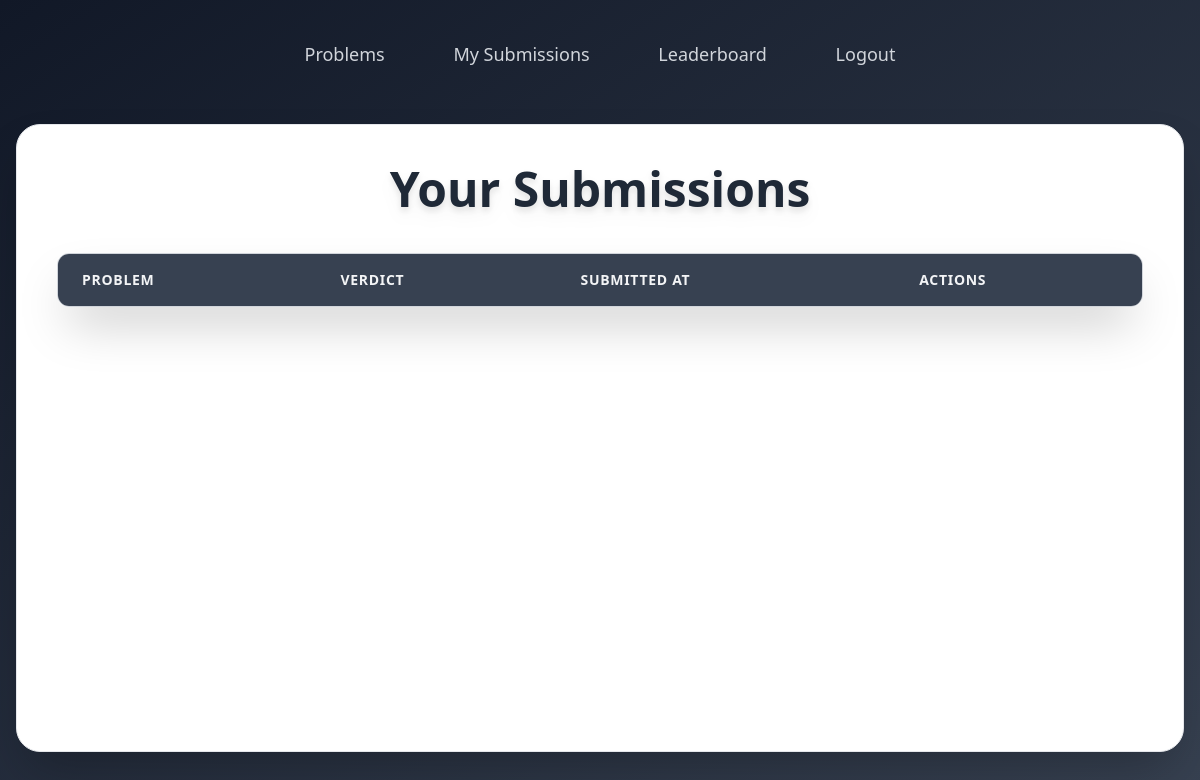
Before: /submissions/history/ (signed in) with the older database file.
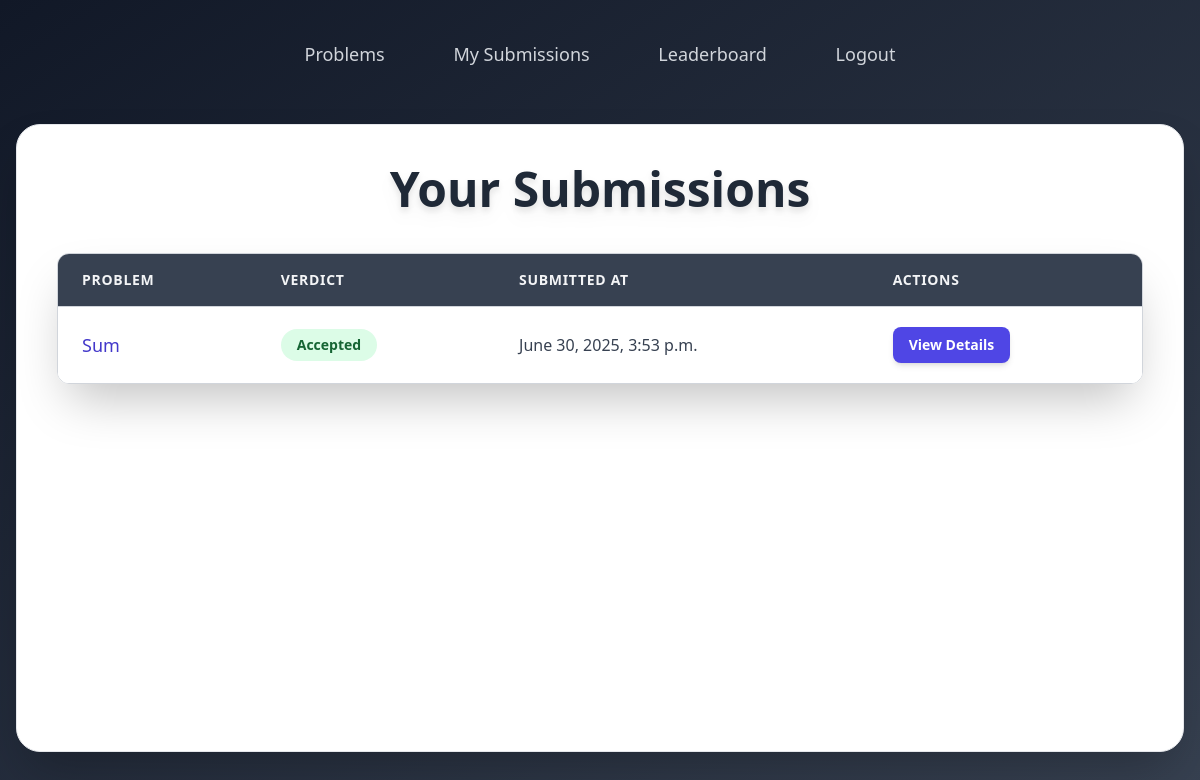
After: the same page with the newer database file.
### submissions/models.py (models this page shows)
class Submission(models.Model):
    STATUS_CHOICES = [
        ('Accepted', 'Accepted'),
        ('Wrong Answer', 'Wrong Answer'),
        ('Time Limit Exceeded', 'Time Limit Exceeded'),
        ('Runtime Error', 'Runtime Error'),
    ]
    user = models.ForeignKey(User, on_delete=models.CASCADE)
    problem = models.ForeignKey(Problem, on_delete=models.CASCADE)
    code = models.TextField()
    language = models.CharField(max_length=20, default='python')
    created_at = models.DateTimeField(auto_now_add=True)
    verdict = models.CharField(max_length=20, choices=STATUS_CHOICES)
    output = models.TextField()
    error = models.TextField()

### problems/models.py (models this page shows, shortened)
class Problem(models.Model):
    DIFFICULTY_CHOICES = [
        ('Easy', 'Easy'),
        ('Medium', 'Medium'),
        ('Hard', 'Hard'),
    ]
    title = models.CharField(max_length=200)
    description = models.TextField()
    input_description = models.TextField()
    output_description = models.TextField()
    constraints = models.TextField()
    sample_input = models.TextField()
    sample_output = models.TextField()
    difficulty = models.CharField(max_length=10, choices=DIFFICULTY_CHOICES)
    tags = models.ManyToManyField(Tag, related_name='problems')
    slug = models.SlugField(unique=True)

### submissions/views.py (the view)
# urls.py: path('history/', views.submission_history, name='submission_history'),
@login_required
def submission_history(request):
    submissions = Submission.objects.filter(user=request.user).order_by('-created_at')
    return render(request, 'submissions/history.html', {'submissions': submissions})

### templates/submissions/history.html (shortened to what the changed rows need)
<!DOCTYPE html>
<html lang="en">
<head>
    <script src="https://cdn.tailwindcss.com"></script>
</head>
<body class="bg-gradient-to-br from-gray-900 to-gray-700 min-h-screen font-sans text-gray-100 flex flex-col p-4">
    <div class="bg-white p-10 rounded-3xl shadow-2xl w-full mx-auto max-w-7xl flex-grow border border-gray-200 mb-8">
        <h2 class="text-5xl font-extrabold text-center text-gray-800 mb-10 drop-shadow-lg">Your Submissions</h2>
        <div class="overflow-x-auto shadow-2xl rounded-xl border border-gray-300">
            <table class="min-w-full divide-y divide-gray-300">
                <thead class="bg-gray-700">
                    <tr>
                        <th scope="col" class="px-6 py-4 text-left text-sm font-semibold text-gray-100 uppercase tracking-wider">
                            Problem
                        </th>
                        <th scope="col" class="px-6 py-4 text-left text-sm font-semibold text-gray-100 uppercase tracking-wider">
                            Verdict
                        </th>
                        <th scope="col" class="px-6 py-4 text-left text-sm font-semibold text-gray-100 uppercase tracking-wider">
                            Submitted At
                        </th>
                        <th scope="col" class="px-6 py-4 text-left text-sm font-semibold text-gray-100 uppercase tracking-wider">
                            Actions
                        </th>
                    </tr>
                </thead>
                <tbody class="bg-white divide-y divide-gray-200">
                    {% for submission in submissions %}
                    <tr class="{% cycle 'bg-white' 'bg-gray-50' %} hover:bg-gray-100 transition duration-150 ease-in-out">
                        <td class="px-6 py-5 whitespace-nowrap text-lg font-medium text-indigo-700">
                            <a href="{% url 'problem_detail' submission.problem.slug %}" class="hover:underline">
                                {{ submission.problem.title }}
                            </a>
                        </td>
                        <td class="px-6 py-5 whitespace-nowrap">
                            <span class="inline-flex items-center px-4 py-1.5 rounded-full text-sm font-semibold
                                {% if submission.verdict == 'Accepted' %}
                                    bg-green-100 text-green-800
                                {% elif submission.verdict == 'Wrong Answer' or submission.verdict == 'Runtime Error' or submission.verdict == 'Time Limit Exceeded' or submission.verdict == 'Memory Limit Exceeded' %}
                                    bg-red-100 text-red-800
                                {% else %}
                                    bg-yellow-100 text-yellow-800
                                {% endif %}">
                                {{ submission.verdict }}
                            </span>
                        </td>
                        <td class="px-6 py-5 whitespace-nowrap text-base text-gray-700">
                            {{ submission.created_at }}
                        </td>
                        <td class="px-6 py-5 whitespace-nowrap text-sm text-gray-700">
                            <button
                                onclick="showSubmissionDetails(
                                    `{{ submission.code|escapejs }}`,
                                    `{{ submission.output|default:''|escapejs }}`,
                                    `{{ submission.error|default:''|escapejs }}`
                                )"
                                class="px-4 py-2 bg-indigo-600 text-white font-semibold rounded-lg shadow-md hover:bg-indigo-700 focus:outline-none focus:ring-2 focus:ring-indigo-500 focus:ring-offset-2 transition-all duration-200 transform hover:scale-105 active:scale-95"
                            >
                                View Details
                            </button>
                        </td>
                    </tr>
                    {% endfor %}
                </tbody>
            </table>
        </div>
    </div>
</body>
</html>

Changed rows visible on the page:
added Submission: problem "Sum", verdict "Accepted", created_at "June 30, 2025, 3:53 p.m."
